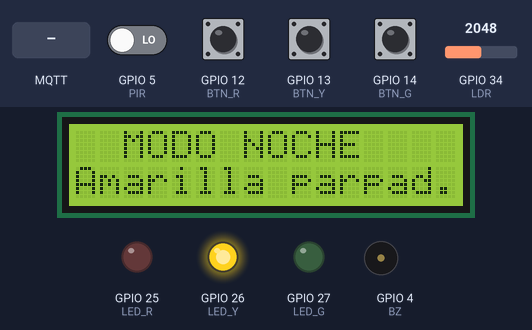
The program below on a simulated ESP32. On the bench: 16×2 character LCD, output pins drawn as LEDs (lit = HIGH), buzzer (waves = sounding, pin HIGH). Dashed ring = blinking. Inputs (shaded band) come from the test bench; at power-on: GPIO 12 (BTN_R), GPIO 13 (BTN_Y), GPIO 14 (BTN_G) HIGH, GPIO 5 (PIR) LOW, GPIO 34 (LDR) = 2048. WiFi joins after 1.5 s; servers stay silent unless stated; no MQTT or app messages arrive unless stated.

Above: at 2.8 s.
2.9 s: MQTT message "encender_rojo" arrives on the first subscribed topic
At 4.1 s:
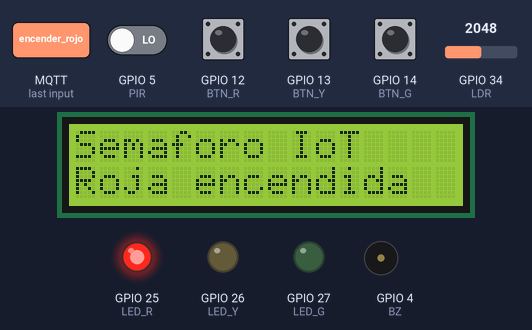
4.4 s: GPIO 13 (BTN_Y) pulled LOW for 0.15 s
At 5.4 s:
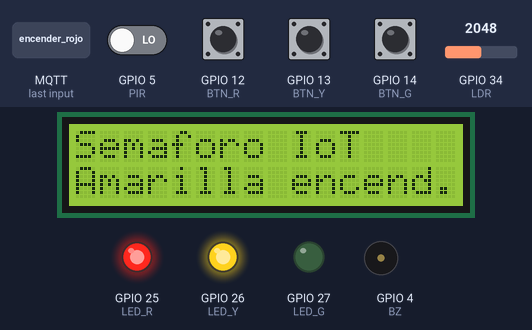
6.0 s: GPIO 14 (BTN_G) pulled LOW for 0.15 s
At 6.6 s:
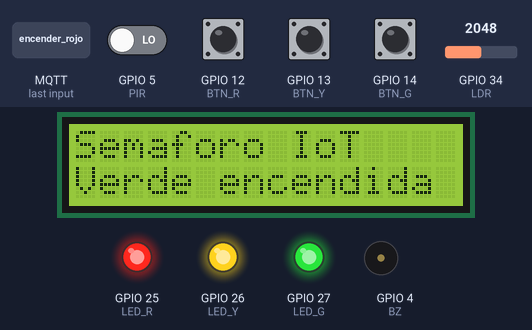
7.6 s: GPIO 12 (BTN_R) pulled LOW for 0.15 s
At 8.8 s:
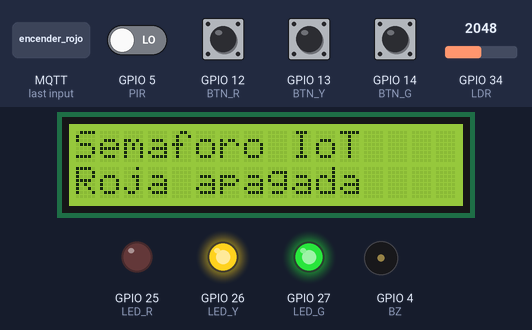
9.2 s: GPIO 5 (PIR) driven HIGH
At 10.1 s:
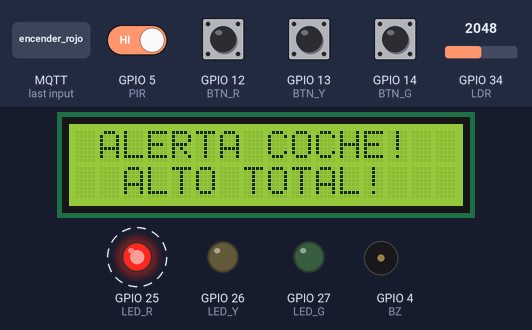
11.7 s: GPIO 34 (LDR) set to 1039
13.2 s: GPIO 34 (LDR) set to 925
At 13.98 s:
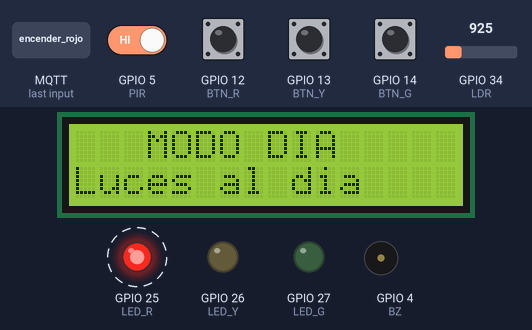
Timing chart, 0 to 17.2 s (numbered marks = the images above; inputs shaded):
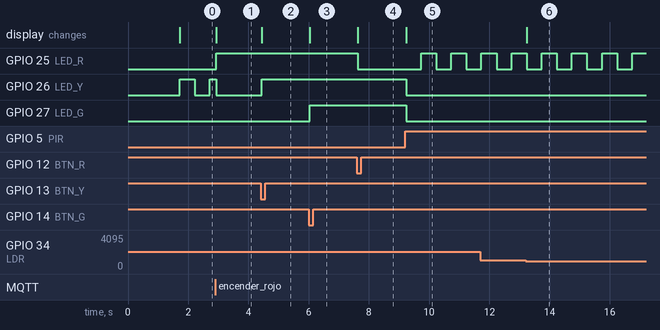

Measured:
- the behaviour switches between 1000 and 999 on GPIO 34 (LDR) (found by bisection; images 5 and 6)
- after the input at 2.9 s, GPIO 25 (LED_R): LOW → HIGH at once; the display: changes at once (image 1)
- after the input at 4.4 s, GPIO 26 (LED_Y): LOW → HIGH at once; the display: changes at once (image 2)
- after the input at 6.0 s, GPIO 27 (LED_G): LOW → HIGH at once; the display: changes at once (image 3)
- after the input at 7.6 s, GPIO 25 (LED_R): HIGH → LOW at once; the display: changes at once (image 4)
- after the input at 9.2 s, GPIO 25 (LED_R): alternates HIGH for 0.50 s and LOW for 0.50 s, starting after 0.54 s; GPIO 26 (LED_Y), GPIO 27 (LED_G): HIGH → LOW at once; the display: changes at once (image 5)
- after the input at 13.2 s, the display: changes at once (image 6)

The program:

main.cpp
```cpp
#include <Arduino.h>
#include <WiFi.h>
#include <PubSubClient.h>
#include <LiquidCrystal_I2C.h>

// Red y MQTT
const char* SSID   = "Wokwi-GUEST";
const char* PASS   = "";
const char* BROKER = "test.mosquitto.org";
const char* TOPIC  = "iabd2425/esp32/led";
const char* TELTOP = "iabd2425/esp32/telemetry";
const char* CLID   = "ESP32_Semaforo_IoTChat";

// Pines
const int LED_R = 25, LED_Y = 26, LED_G = 27; // LEDs
const int LDR = 34;   // Sensor luz
const int BZ = 4;     // Buzzer
const int PIR = 5;    // Sensor movimiento
const int BTN_R = 12, BTN_Y = 13, BTN_G = 14; // Botones

LiquidCrystal_I2C lcd(0x27, 16, 2);
WiFiClient espClient;
PubSubClient mqtt(espClient);

// Estado
bool blinkR, blinkY, blinkG;
bool staticR, staticY, staticG;
bool blinkTick, isNight, buzzerOn;
unsigned long lastBlink;
int lastPinR = -1, lastPinY = -1, lastPinG = -1;

// Muestra dos lineas en LCD
void lcdPrint(const char* l1, const char* l2) {
    lcd.clear();
    lcd.setCursor(0, 0); lcd.print(l1);
    lcd.setCursor(0, 1); lcd.print(l2);
}

// Apaga todo
void apagaTodo() {
    blinkR = blinkY = blinkG = false;
    staticR = staticY = staticG = false;
}

// Activa parpadeo en LEDs indicados
void modoBlink(bool r, bool y, bool g) {
    apagaTodo();
    blinkR = r; blinkY = y; blinkG = g;
}

// Publica estado de pines por MQTT solo si cambio
void publicarEstado() {
    int r = digitalRead(LED_R), y = digitalRead(LED_Y), g = digitalRead(LED_G);
    if (r != lastPinR || y != lastPinY || g != lastPinG) {
        char p[10]; sprintf(p, "%d,%d,%d", r, y, g);
        mqtt.publish(TELTOP, p);
        lastPinR = r; lastPinY = y; lastPinG = g;
    }
}

// Interpreta comandos MQTT recibidos
void onMqttMessage(char* topic, byte* payload, unsigned int len) {
    String cmd = "";
    for (int i = 0; i < len; i++) cmd += (char)payload[i];

    if      (cmd == "encender_rojo")           { apagaTodo(); staticR = true;               lcdPrint("Semaforo IoT    ", "Roja encendida  "); }
    else if (cmd == "encender_amarillo")        { apagaTodo(); staticY = true;               lcdPrint("Semaforo IoT    ", "Amarilla encend."); }
    else if (cmd == "encender_verde")           { apagaTodo(); staticG = true;               lcdPrint("Semaforo IoT    ", "Verde encendida "); }
    else if (cmd == "apagar_rojo")              { blinkR = staticR = false;                  lcdPrint("Semaforo IoT    ", "Roja apagada    "); }
    else if (cmd == "apagar_amarillo")          { blinkY = staticY = false;                  lcdPrint("Semaforo IoT    ", "Amarilla apagada"); }
    else if (cmd == "apagar_verde")             { blinkG = staticG = false;                  lcdPrint("Semaforo IoT    ", "Verde apagada   "); }
    else if (cmd == "apagar_todas")             { apagaTodo();                               lcdPrint("Semaforo IoT    ", "Todo apagado    "); }
    else if (cmd == "parpadear_rojo")           { modoBlink(1,0,0);                          lcdPrint("Semaforo IoT    ", "Roja parpadea   "); }
    else if (cmd == "parpadear_amarillo")       { modoBlink(0,1,0);                          lcdPrint("Semaforo IoT    ", "Amarilla parpad."); }
    else if (cmd == "parpadear_verde")          { modoBlink(0,0,1);                          lcdPrint("Semaforo IoT    ", "Verde + pitido  "); }
    else if (cmd == "parpadear_todas")          { modoBlink(1,1,1);                          lcdPrint("Semaforo IoT    ", "Todas parpadean "); }
    else if (cmd == "encender_rojo_amarillo")   { apagaTodo(); staticR = staticY = true;     lcdPrint("Semaforo IoT    ", "Roja + Amarilla "); }
    else if (cmd == "encender_rojo_verde")      { apagaTodo(); staticR = staticG = true;     lcdPrint("Semaforo IoT    ", "Roja + Verde    "); }
    else if (cmd == "encender_amarillo_verde")  { apagaTodo(); staticY = staticG = true;     lcdPrint("Semaforo IoT    ", "Amar. + Verde   "); }
    else if (cmd == "encender_todas")           { apagaTodo(); staticR=staticY=staticG=true; lcdPrint("Semaforo IoT    ", "Todas encendidas"); }
    else if (cmd == "apagar_rojo_amarillo")     { blinkR=blinkY=staticR=staticY=false;       lcdPrint("Semaforo IoT    ", "Roja+Amar OFF   "); }
    else if (cmd == "apagar_rojo_verde")        { blinkR=blinkG=staticR=staticG=false;       lcdPrint("Semaforo IoT    ", "Roja+Verde OFF  "); }
    else if (cmd == "apagar_amarillo_verde")    { blinkY=blinkG=staticY=staticG=false;       lcdPrint("Semaforo IoT    ", "Amar.+Verde OFF "); }
    else if (cmd == "parpadear_rojo_amarillo")  { modoBlink(1,1,0);                          lcdPrint("Semaforo IoT    ", "Roja+Amar parp. "); }
    else if (cmd == "parpadear_rojo_verde")     { modoBlink(1,0,1);                          lcdPrint("Semaforo IoT    ", "Roja+Verde parp."); }
    else if (cmd == "parpadear_amarillo_verde") { modoBlink(0,1,1);                          lcdPrint("Semaforo IoT    ", "Amar.+Verd parp."); }
}

// Reconecta a MQTT si se pierde conexion
void reconnectMqtt() {
    while (!mqtt.connected()) {
        if (mqtt.connect(CLID)) mqtt.subscribe(TOPIC);
        else delay(2000);
    }
}

// Toggle boton fisico con debounce
void handleButton(int pin, bool& state, bool& blinkFlag, const char* onMsg, const char* offMsg) {
    static bool prevR = HIGH, prevY = HIGH, prevG = HIGH;
    bool* prev = (pin == BTN_R) ? &prevR : (pin == BTN_Y) ? &prevY : &prevG;
    bool pressed = (digitalRead(pin) == LOW);
    if (pressed && !*prev) {
        blinkFlag = false;
        state = !state;
        lcdPrint("Semaforo IoT    ", state ? onMsg : offMsg);
    }
    *prev = pressed;
}

void setup() {
    Serial.begin(115200);
    pinMode(LED_R, OUTPUT); pinMode(LED_Y, OUTPUT); pinMode(LED_G, OUTPUT);
    pinMode(LDR, INPUT); pinMode(BZ, OUTPUT); pinMode(PIR, INPUT);
    pinMode(BTN_R, INPUT_PULLUP); pinMode(BTN_Y, INPUT_PULLUP); pinMode(BTN_G, INPUT_PULLUP);

    lcd.init(); lcd.backlight();
    lcdPrint("Semaforo IoT    ", "Conectando...   ");

    WiFi.begin(SSID, PASS);
    while (WiFi.status() != WL_CONNECTED) delay(500);

    mqtt.setServer(BROKER, 1883);
    mqtt.setCallback(onMqttMessage);
    reconnectMqtt();

    lcdPrint("Semaforo IoT    ", "    Listo!      ");
}

void loop() {
    if (!mqtt.connected()) reconnectMqtt();
    mqtt.loop();

    // Sensor de luz: activa parpadeo amarillo de noche
    int luz = analogRead(LDR);
    if (luz > 2000 && !isNight)      { isNight = true;  modoBlink(0,1,0); lcdPrint("  MODO NOCHE    ", "Amarilla parpad."); }
    else if (luz < 1000 && isNight)  { isNight = false; apagaTodo();      lcdPrint("   MODO DIA     ", "Luces al dia    "); }

    // Reloj de parpadeo cada 500ms
    if (millis() - lastBlink >= 500) { blinkTick = !blinkTick; lastBlink = millis(); }

    // Botones fisicos
    handleButton(BTN_R, staticR, blinkR, "Roja encendida  ", "Roja apagada    ");
    handleButton(BTN_Y, staticY, blinkY, "Amarilla encend.", "Amarilla apagada");
    handleButton(BTN_G, staticG, blinkG, "Verde encendida ", "Verde apagada   ");

    // Sensor de movimiento: override rojo parpadeante
    static bool pirActivo = false;
    bool pirOn = digitalRead(PIR) == HIGH;
    if (pirOn) {
        if (!pirActivo) { pirActivo = true; lcdPrint(" ALERTA COCHE!  ", "  ALTO TOTAL!   "); }
        digitalWrite(LED_R, blinkTick); digitalWrite(LED_Y, LOW); digitalWrite(LED_G, LOW);
    } else {
        // Estado normal segun configuracion
        digitalWrite(LED_R, blinkR ? blinkTick : staticR);
        digitalWrite(LED_Y, blinkY ? blinkTick : staticY);
        digitalWrite(LED_G, blinkG ? blinkTick : staticG);
        if (pirActivo) { pirActivo = false; lcdPrint("Semaforo IoT    ", "   Modo normal  "); }
    }

    // Buzzer: solo cuando verde parpadea solo
    bool quiereTono = (blinkG && !blinkR && !blinkY && !pirOn && blinkTick);
    if (quiereTono != buzzerOn) {
        buzzerOn = quiereTono;
        if (buzzerOn) tone(BZ, 1000); else noTone(BZ);
    }

    publicarEstado();
}
```
